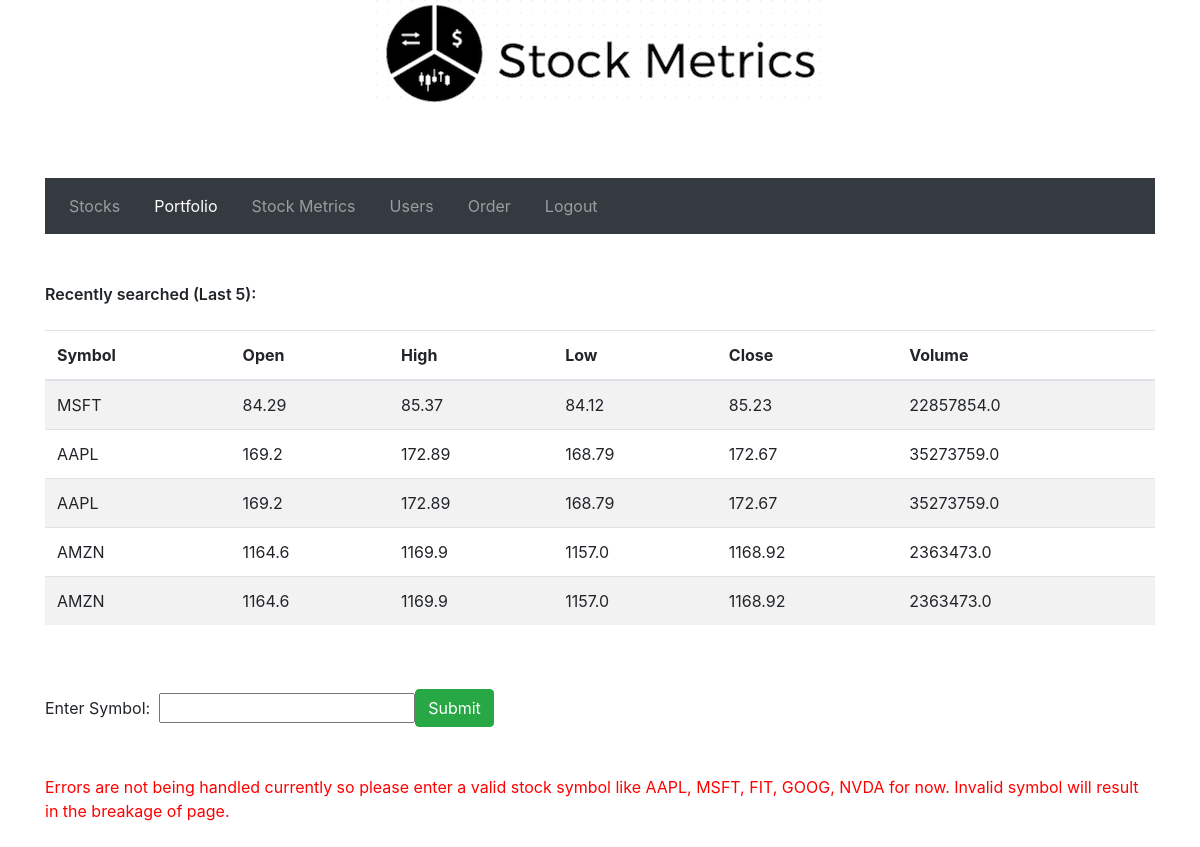
The app's page /StockMetrics/portfolio/ (signed in), older data.
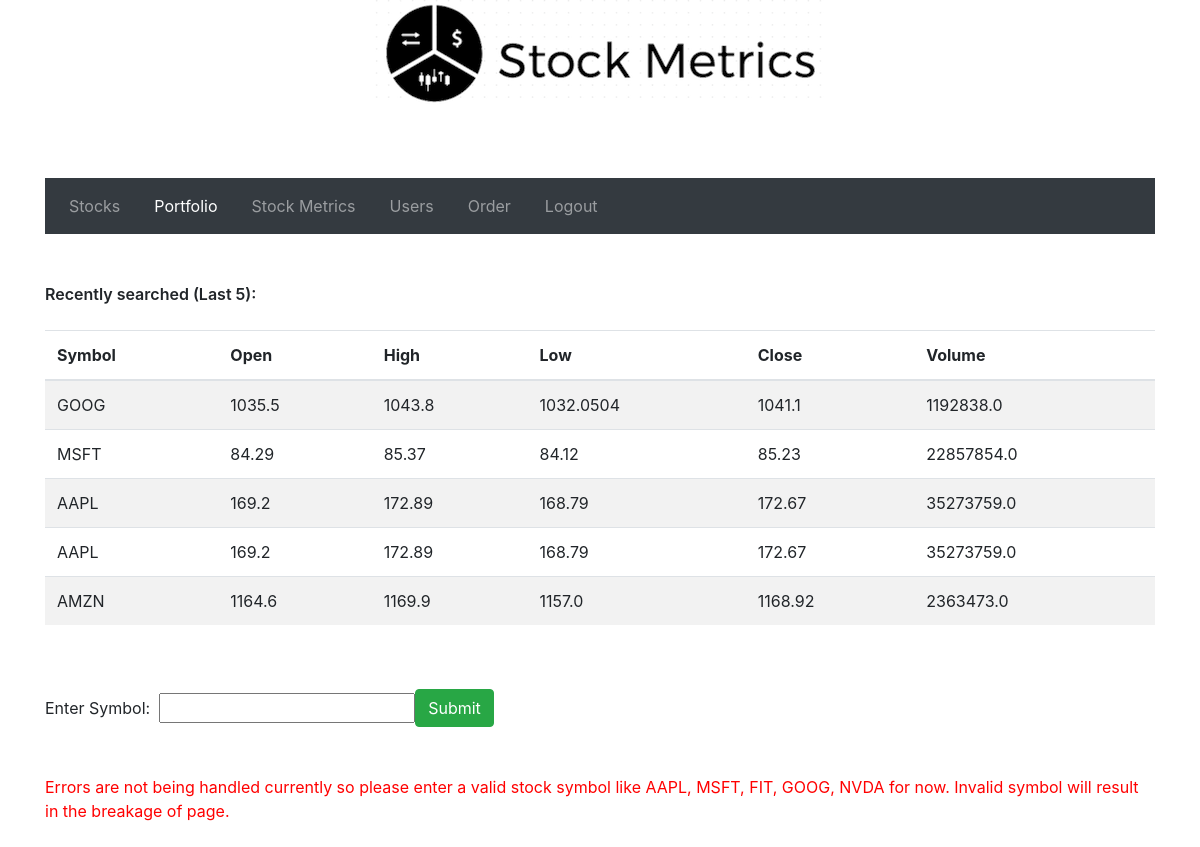
The same page, newer data.
### StockMetrics/models.py (models this page shows)
class PortfolioData(models.Model):
	symbol = models.CharField(_('Symbol'), max_length=5)
	open_price = models.FloatField()
	high_price = models.FloatField()
	low_price = models.FloatField()
	close_price = models.FloatField()
	volume = models.FloatField()

### StockMetrics/views.py (the view, shortened to what this page needs)
@login_required
def portfolio(request):
    user = request.user.id
    print(user)
    infos = []
    sym = []
    form = StockForm()
    all_portfolio2 = list(PortfolioData.objects.all())[::-1]
    all_portfolio = all_portfolio2[:5]
    return render(request, 'portfolio.html', {'all_portfolio':all_portfolio,'form': form,
                                                     'infos': infos, 'sym':sym})

### StockMetrics/forms.py
class StockForm(forms.Form):
    symbol = forms.RegexField(label=_("Symbol"), max_length=5,
        regex=r'^[A-Za-z0-9]+$',
        help_text=_("Required. 5 characters or fewer. Latin letters or digits"),
        error_messages={
            'invalid': _("This value may contain only latin letters or digits"),
        })

### Final Submission/error404/StockMetrics/templates/portfolio.html (shortened to what this page needs)
<!DOCTYPE html>
<html lang = "en">
{% block content %}
<head>
    <link rel="stylesheet" href="https://maxcdn.bootstrapcdn.com/bootstrap/4.0.0-beta/css/bootstrap.min.css"
>
    <link rel="stylesheet" href="https://maxcdn.bootstrapcdn.com/font-awesome/4.4.0/css/font-awesome.min.css">
</head>
<body>
<center>
<img src="/static/images/logo.png" class="img-rounded" alt="Logo">
</center><br><br><br>
<div class="container">
    <div class="row">
        <div class="col-lg-12">
            <nav class="navbar navbar-expand-lg navbar-dark bg-dark">
                <div class="collapse navbar-collapse" id="navbarNav">
                    <ul class="navbar-nav">
                        <li class="nav-item">
                            <a class="nav-link" href="{% url 'index' %}">Stocks</a>
                        </li>&nbsp;&nbsp;&nbsp;&nbsp;
                        <li class="nav-item">
                            <a class="nav-link active" href="{% url 'portfolio' %}">Portfolio</a>
                        </li>&nbsp;&nbsp;&nbsp;&nbsp;
                        <li class="nav-item">
                            <a class="nav-link" href="{% url 'stockMetric' %}">Stock Metrics</a>
                        </li>&nbsp;&nbsp;&nbsp;&nbsp;
                        <li class="nav-item">
                            <a class="nav-link" href="{% url 'user' %}">Users</a>
                        </li>&nbsp;&nbsp;&nbsp;&nbsp;
                        <li class="nav-item">
                            <a class="nav-link" href="{% url 'order' %}">Order</a>
                        </li>&nbsp;&nbsp;&nbsp;&nbsp;
                        <li class="nav-item">
                            <a class="nav-link" href="{% url 'logout' %}">Logout</a>
                        </li>
                    </ul>
                </div>
            </nav>
        </div>
    </div><br><br>
    <div class="row">
            <div class="col-lg-12">
        <span style="font-weight: 600">Recently searched (Last 5): </span><br><br>
        <div class="row">
            <div class="col-lg-12">
                <table class="table table-striped">
        <thead>
            <tr>
                <th>Symbol</th>
                <th>Open</th>
                <th>High</th>
                <th>Low</th>
                <th>Close</th>
                <th>Volume</th>
            </tr>
        </thead>
        <tbody>
        {% for i in all_portfolio %}
            <tr>
                <td>
                    {{ i.symbol }}
                </td>
                <td>
                    {{ i.open_price }}
                </td>
                <td>
                    {{ i.high_price }}
                </td>
                <td>
                    {{ i.low_price }}
                </td>
                <td>
                    {{ i.close_price }}
                </td>
                <td>
                    {{ i.volume }}
                </td>
                </tr>
                {% endfor %}
        </tbody>
        </table>
        </div>
        </div><br><br>
        <form method="post" action="{% url 'portfolio' %}" class="form-inline">
    <div class="form-group ">
    <span>Enter Symbol:</span>&nbsp;&nbsp;
    {% csrf_token %}<br>
    {% for field in form %}
        {{ field }}
    {% endfor %}
    <input type="submit"
           class="btn btn-success" placeholder="Symbol...(GOOG, NKE, NVDA..)">
    </div>
</form>
<br><br>
<span style="color:red;">Errors are not being handled currently so please enter a valid stock symbol like AAPL, MSFT, FIT, GOOG, NVDA for now. Invalid symbol will result in the breakage of page.</span>
<br><br>
{% endblock  %}
</div>
</body>
</html>

Row changes from the older to the newer data that the page shows:
no longer on this page (row unchanged): PortfolioData: symbol "AMZN", open_price "1164.6", high_price "1169.9", low_price "1157.0", close_price "1168.92", volume "2363473.0"
added PortfolioData: symbol "GOOG", open_price "1035.5", high_price "1043.8", low_price "1032.0504", close_price "1041.1", volume "1192838.0"
